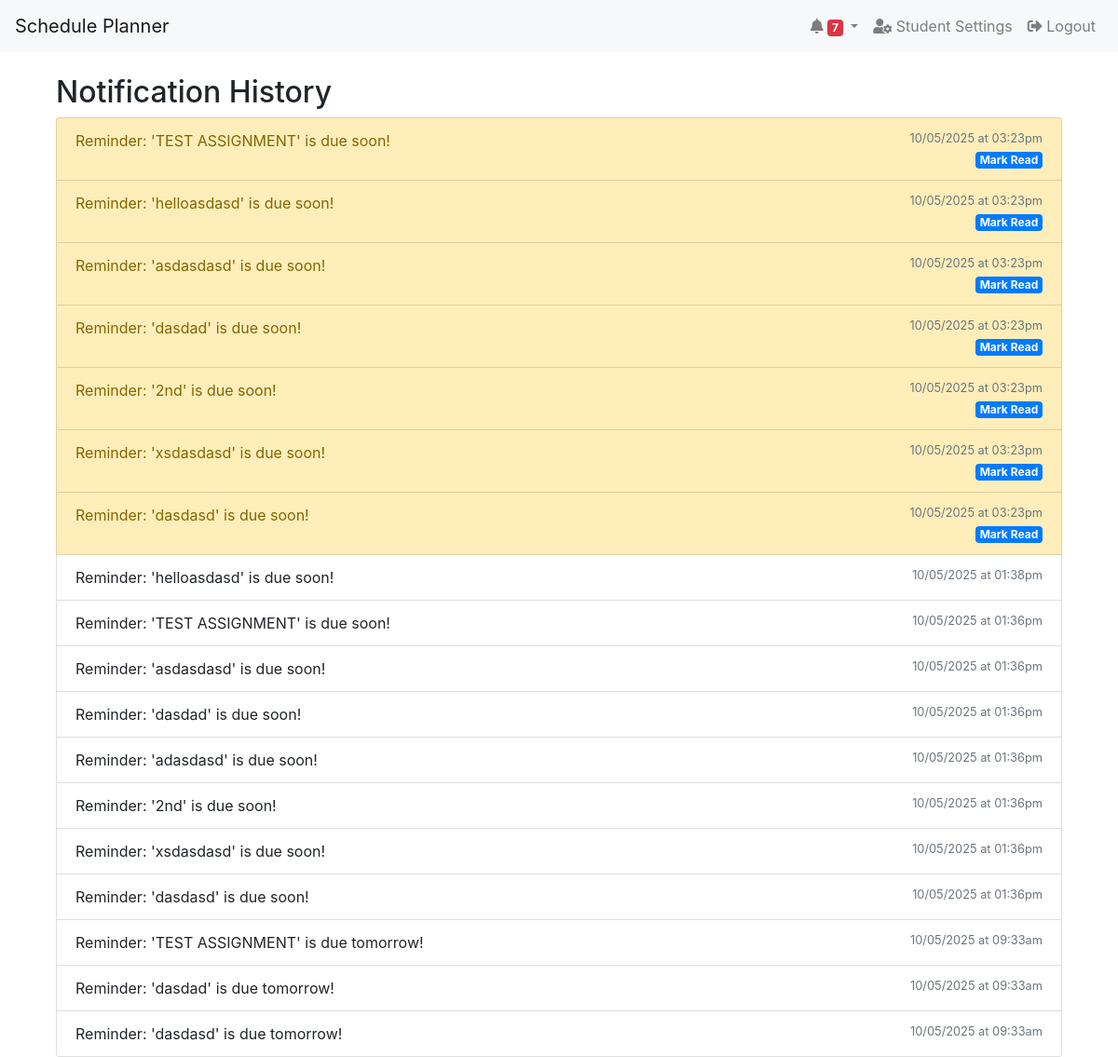
Page /notifications/history (signed in) on the committed database.
### models.py (models this page shows, shortened)
class Notification(db.Model):
    id = db.Column(db.Integer, primary_key=True)
    user_id = db.Column(db.Integer, db.ForeignKey('users.id'), nullable=True) # Foreign key linking to the User model
    message = db.Column(db.String(200))
    is_read = db.Column(db.Boolean, default=False)
    timestamp = db.Column(db.DateTime, default=datetime.utcnow)
    admin_notification = db.Column(db.Boolean, default=False)  # Used in auth/views.py
    notification_type = db.Column(db.Enum('user', 'admin'))  # Used in admin/views.py
    notification_type = db.Column(db.Enum('user', 'admin', name='notification_types'), default='user')

### blueprints/notifications/views.py (the view)
@notif_bp.route('/history')
@login_required
def history():  # Function name should be unique
    items = Notification.query.filter_by(
        user_id=current_user.id,
        notification_type='user'
    ).order_by(Notification.timestamp.desc()).all()
    return render_template('notifications/history.html', notifications=items)

### app.py (called while the page is built)
@app.context_processor
def inject_counts():
    from models import Notification  # Import here to avoid circular imports
    counts = {}
    if current_user.is_authenticated:
        counts['user_notifications'] = Notification.query.filter_by(
            user_id=current_user.id,
            is_read=False
        ).count()
        if current_user.role == 'admin':
            counts['admin_notifications'] = Notification.query.filter_by(
                notification_type='admin',
                is_read=False
            ).count()
    return counts

### templates/notifications/history.html
{% extends 'layouts/base.html' %}
{% block content %}
<div class="container mt-4">
  <h2>Notification History</h2>
  <div class="list-group">
    {% for n in notifications %}
    <div class="list-group-item {% if not n.is_read %}list-group-item-warning{% endif %}">
      <div class="d-flex justify-content-between">
        <span>{{ n.message }}</span>
        <small class="text-muted">
          {{ n.timestamp.strftime('%d/%m/%Y at %I:%M%p')|lower }}
        </small>
      </div>
      {% if not n.is_read %}
        <a href="{{ url_for('notifications.mark_read', nid=n.id) }}"
           class="badge badge-primary float-right">Mark Read</a>
      {% endif %}
    </div>
    {% else %}
    <div class="alert alert-info">No notifications found</div>
    {% endfor %}
  </div>
</div>
{% endblock %}

### templates/layouts/base.html (shortened to what this page needs)
<!DOCTYPE html>
<html lang="en">
<head>
  <link rel="stylesheet" href="https://cdn.jsdelivr.net/npm/bootstrap@4.6.0/dist/css/bootstrap.min.css">
  <link rel="stylesheet" href="https://cdnjs.cloudflare.com/ajax/libs/font-awesome/5.15.4/css/all.min.css">
</head>
<body>
  <nav class="navbar navbar-expand-lg navbar-light bg-light">
    <a class="navbar-brand" href="#">Schedule Planner</a>
    {% if current_user.is_authenticated %}
    <div class="collapse navbar-collapse" id="navbarNav">
      <ul class="navbar-nav ml-auto">
        <li class="nav-item dropdown">
          <a class="nav-link dropdown-toggle" href="#" id="notifDropdown" role="button" data-toggle="dropdown" aria-haspopup="true" aria-expanded="false">
            <i class="fas fa-bell"></i>
            {% if notifications and notifications|selectattr('is_read', 'false')|list %}
              <span class="badge badge-danger">{{ notifications|selectattr('is_read', 'false')|list|length }}</span>
            {% endif %}
          </a>
        </li>
        {% if current_user.role == 'student' %}
          <li class="nav-item">
            <a class="nav-link" href="{{ url_for('student_notif.settings') }}">
              <i class="fas fa-user-cog"></i> Student Settings
            </a>
          </li>
        {% endif %}
        <li class="nav-item">
          <a class="nav-link" href="{{ url_for('auth.logout') }}">
            <i class="fas fa-sign-out-alt"></i> Logout
          </a>
        </li>
      </ul>
    </div>
    {% endif %}
  </nav>
  <div class="container mt-4">
    {% block content %}{% endblock %}
  </div>
</body>
</html>

### rows in the picture
Notification: message "Reminder: 'TEST ASSIGNMENT' is due soon!", timestamp "10/05/2025 at 03:23pm"
Notification: message "Reminder: 'helloasdasd' is due soon!", timestamp "10/05/2025 at 03:23pm"
Notification: message "Reminder: 'asdasdasd' is due soon!", timestamp "10/05/2025 at 03:23pm"
Notification: message "Reminder: 'dasdad' is due soon!", timestamp "10/05/2025 at 03:23pm"
Notification: message "Reminder: '2nd' is due soon!", timestamp "10/05/2025 at 03:23pm"
Notification: message "Reminder: 'xsdasdasd' is due soon!", timestamp "10/05/2025 at 03:23pm"
Notification: message "Reminder: 'dasdasd' is due soon!", timestamp "10/05/2025 at 03:23pm"
Notification: message "Reminder: 'helloasdasd' is due soon!", timestamp "10/05/2025 at 01:38pm"
Notification: message "Reminder: 'TEST ASSIGNMENT' is due soon!", timestamp "10/05/2025 at 01:36pm"
Notification: message "Reminder: 'asdasdasd' is due soon!", timestamp "10/05/2025 at 01:36pm"
Notification: message "Reminder: 'dasdad' is due soon!", timestamp "10/05/2025 at 01:36pm"
Notification: message "Reminder: 'adasdasd' is due soon!", timestamp "10/05/2025 at 01:36pm"
Notification: message "Reminder: '2nd' is due soon!", timestamp "10/05/2025 at 01:36pm"
Notification: message "Reminder: 'xsdasdasd' is due soon!", timestamp "10/05/2025 at 01:36pm"
Notification: message "Reminder: 'dasdasd' is due soon!", timestamp "10/05/2025 at 01:36pm"
Notification: message "Reminder: 'TEST ASSIGNMENT' is due tomorrow!", timestamp "10/05/2025 at 09:33am"
Notification: message "Reminder: 'dasdad' is due tomorrow!", timestamp "10/05/2025 at 09:33am"
Notification: message "Reminder: 'dasdasd' is due tomorrow!", timestamp "10/05/2025 at 09:33am"

### other values in the picture
{{ notifications|selectattr('is_read', 'false')|list|length }} "7"
